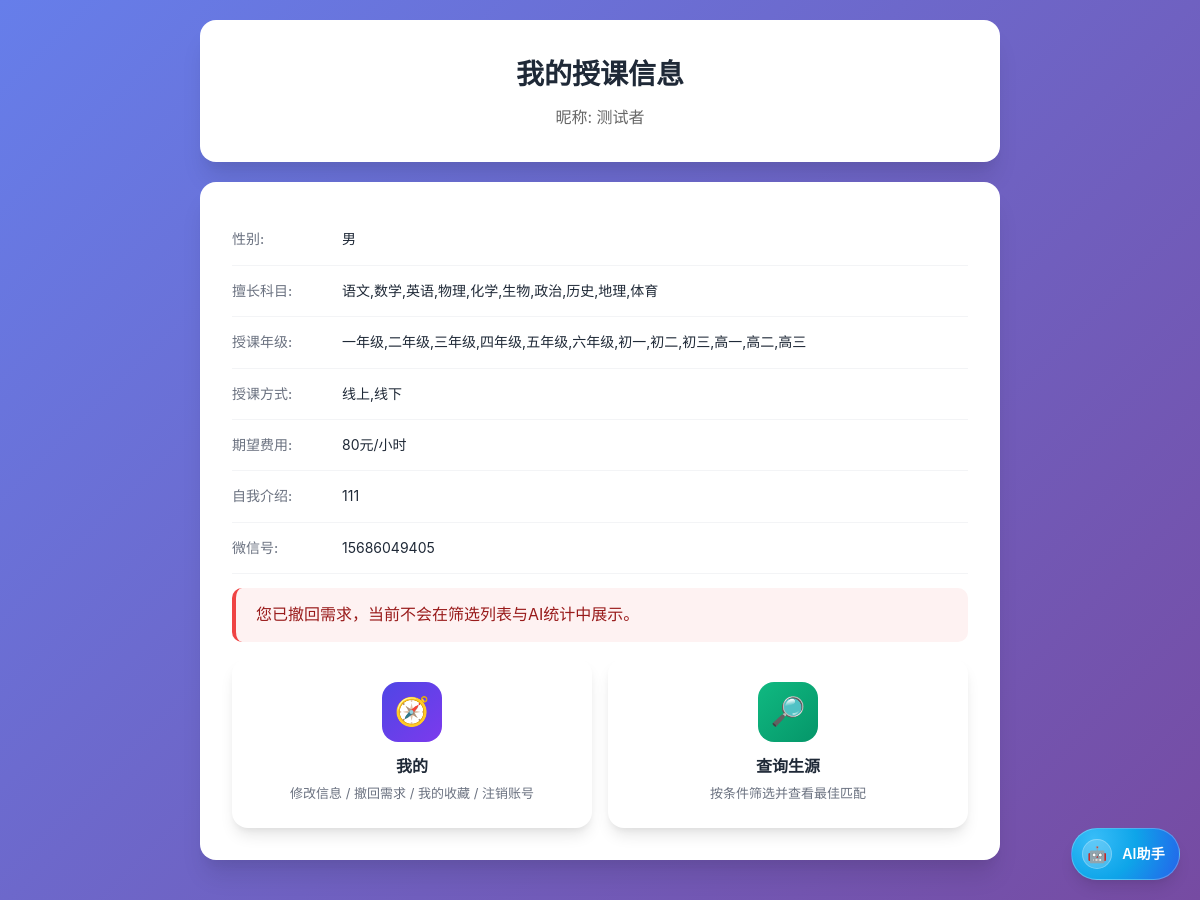
The page /tutor/home (signed in) on the database its author committed.
### models.py (models this page shows, shortened)
class User(UserMixin, db.Model):
    __tablename__ = 'users'
    id = db.Column(db.Integer, primary_key=True)
    nickname = db.Column(db.String(50), unique=True, nullable=False)
    password_hash = db.Column(db.String(255), nullable=False)
    phone = db.Column(db.String(20), nullable=False)
    email = db.Column(db.String(100), nullable=False)
    role = db.Column(db.String(20), nullable=False)
    created_at = db.Column(db.DateTime, default=datetime.now)
    updated_at = db.Column(db.DateTime, default=datetime.now, onupdate=datetime.now)
    is_active = db.Column(db.Boolean, default=True)
    tutor_info = db.relationship('TutorInfo', backref='user', uselist=False, cascade='all, delete-orphan')
    student_info = db.relationship('StudentInfo', backref='user', uselist=False, cascade='all, delete-orphan')

class TutorInfo(db.Model):
    __tablename__ = 'tutor_infos'
    id = db.Column(db.Integer, primary_key=True)
    user_id = db.Column(db.Integer, db.ForeignKey('users.id'), nullable=False)
    gender = db.Column(db.String(10), nullable=False)
    avatar_path = db.Column(db.String(255))
    subjects = db.Column(db.String(100), nullable=False)
    grades = db.Column(db.String(100), nullable=False)
    teaching_mode = db.Column(db.String(50), nullable=False)
    fee = db.Column(db.Integer, nullable=False)
    teaching_time = db.Column(db.Text)
    introduction = db.Column(db.String(50), nullable=False)
    wechat = db.Column(db.String(50))
    accept_opposite_gender = db.Column(db.Boolean, default=True)
    listing_active = db.Column(db.Boolean, default=True)
    updated_at = db.Column(db.DateTime, default=datetime.now, onupdate=datetime.now)

### app.py (the view)
@app.route('/tutor/home')
@login_required
def tutor_home():
    if current_user.role != 'tutor':
        return redirect(url_for('index'))
    tutor_info = TutorInfo.query.filter_by(user_id=current_user.id).first()
    return render_template('tutor_info.html', tutor_info=tutor_info, subjects=SUBJECTS, grades=GRADES, teaching_modes=TEACHING_MODES, weekdays=WEEKDAYS, mode='home')

### app.py (called while the page is built, shortened)
def _get_role_user_ids():
    role_user_ids = session.get(ROLE_USER_IDS_KEY)
    if not isinstance(role_user_ids, dict):
        role_user_ids = {}
        session[ROLE_USER_IDS_KEY] = role_user_ids
    return role_user_ids

def _resolve_request_role():
    endpoint = request.endpoint or ''
    neutral_tutor_views = {'tutor_reviews', 'tutor_detail'}
    if endpoint in TUTOR_ENDPOINTS:
        return 'tutor'

def _get_current_request_user():
    role = _resolve_request_role()
    if role not in {'tutor', 'student'}:
        return _AnonymousRequestUser()
    user_id = _get_role_user_ids().get(role)
    if not user_id:
        return _AnonymousRequestUser()
    user = User.query.get(int(user_id))
    if not user or not user.is_active:
        return _AnonymousRequestUser()
    return user

def login_required(view_func):
    @wraps(view_func)
    def wrapped_view(*args, **kwargs):
        user = _get_current_request_user()
        if not getattr(user, 'is_authenticated', False):
            flash('请先登录')
            return redirect(url_for('login'))
        return view_func(*args, **kwargs)
    return wrapped_view

@app.context_processor
def inject_current_user():
    return {'current_user': _get_current_request_user()}

@app.before_request
def remember_active_role():
    role = _resolve_request_role()
    if role in {'tutor', 'student'}:
        session[ACTIVE_ROLE_KEY] = role

### templates/tutor_info.html (shortened to what this page needs)
{% extends "base.html" %}
{% block content %}
<div class="card">
    <h1>{% if mode == 'home' %}我的授课信息{% else %}填写授课信息{% endif %}</h1>
    <p style="text-align: center; color: #666;">昵称: {{ current_user.nickname }}</p>
</div>
{% if mode == 'home' %}
<div class="card">
    {% if tutor_info %}
    <div class="info-row">
        <span class="info-label">性别:</span>
        <span class="info-value">{{ tutor_info.gender }}</span>
    </div>
    <div class="info-row">
        <span class="info-label">擅长科目:</span>
        <span class="info-value">{{ tutor_info.subjects }}</span>
    </div>
    <div class="info-row">
        <span class="info-label">授课年级:</span>
        <span class="info-value">{{ tutor_info.grades }}</span>
    </div>
    <div class="info-row">
        <span class="info-label">授课方式:</span>
        <span class="info-value">{{ tutor_info.teaching_mode }}</span>
    </div>
    <div class="info-row">
        <span class="info-label">期望费用:</span>
        <span class="info-value">{{ tutor_info.fee }}元/小时</span>
    </div>
    {% if tutor_info.introduction %}
    <div class="info-row">
        <span class="info-label">自我介绍:</span>
        <span class="info-value">{{ tutor_info.introduction }}</span>
    </div>
    {% endif %}
    {% if tutor_info.wechat %}
    <div class="info-row">
        <span class="info-label">微信号:</span>
        <span class="info-value">{{ tutor_info.wechat }}</span>
    </div>
    {% endif %}
    {% if tutor_info.listing_active == False %}
    <div class="flash" style="margin-top: 14px;">您已撤回需求，当前不会在筛选列表与AI统计中展示。</div>
    {% endif %}
    <div class="grid-2" style="margin-top: 16px;">
        <a href="{{ url_for('tutor_my_center') }}" class="menu-card tutor">
            <div class="menu-icon">🧭</div>
            <div class="menu-title">我的</div>
            <div class="menu-desc">修改信息 / 撤回需求 / 我的收藏 / 注销账号</div>
        </a>
        <a href="{{ url_for('search_students') }}" class="menu-card student">
            <div class="menu-icon">🔎</div>
            <div class="menu-title">查询生源</div>
            <div class="menu-desc">按条件筛选并查看最佳匹配</div>
        </a>
    </div>
    {% else %}
    <p style="text-align: center; color: #666; margin: 20px 0;">您还没有填写授课信息</p>
    <div class="btn-group">
        <a href="{{ url_for('tutor_info') }}" class="btn">添加信息</a>
    </div>
    {% endif %}
</div>
{% endif %}
{% endblock %}

### templates/base.html (style rules this page uses)
* { margin: 0; padding: 0; box-sizing: border-box; }
:root { --primary: #4F46E5; --primary-hover: #4338CA; --secondary: #10B981; --danger: #EF4444; --warning: #F59E0B; --gray-50: #F9FAFB; --gray-100: #F3F4F6; --gray-200: #E5E7EB; --gray-300: #D1D5DB; --gray-400: #9CA3AF; --gray-500: #6B7280; --gray-600: #4B5563; --gray-700: #374151; --gray-800: #1F2937; --gray-900: #111827; --shadow-sm: 0 1px 2px 0 rgba(0, 0, 0, 0.05); --shadow: 0 1px 3px 0 rgba(0, 0, 0, 0.1), 0 1px 2px 0 rgba(0, 0, 0, 0.06); --shadow-md: 0 4px 6px -1px rgba(0, 0, 0, 0.1), 0 2px 4px -1px rgba(0, 0, 0, 0.06); --shadow-lg: 0 10px 15px -3px rgba(0, 0, 0, 0.1), 0 4px 6px -2px rgba(0, 0, 0, 0.05); --shadow-xl: 0 20px 25px -5px rgba(0, 0, 0, 0.1), 0 10px 10px -5px rgba(0, 0, 0, 0.04); }
body { font-family: 'Noto Sans SC', -apple-system, BlinkMacSystemFont, 'Segoe UI', Roboto, sans-serif; background: linear-gradient(135deg, #667eea 0%, #764ba2 100%); min-height: 100vh; padding: 20px; line-height: 1.6; }
.card { background: white; border-radius: 16px; padding: 32px; margin-bottom: 20px; box-shadow: var(--shadow-xl); animation: slideUp 0.4s ease-out; }
h1 { color: var(--gray-800); margin-bottom: 8px; text-align: center; font-size: 28px; font-weight: 700; }
.flash { padding: 14px 20px; background: #FEF2F2; color: #991B1B; border-radius: 10px; margin-bottom: 16px; border-left: 4px solid var(--danger); animation: slideIn 0.3s ease; }
.info-row { display: flex; padding: 14px 0; border-bottom: 1px solid var(--gray-100); }
.info-label { width: 110px; color: var(--gray-500); font-weight: 500; font-size: 14px; flex-shrink: 0; }
.info-value { flex: 1; color: var(--gray-800); font-size: 14px; }
.menu-card { display: block; padding: 24px; background: white; border-radius: 16px; text-decoration: none; color: var(--gray-800); box-shadow: var(--shadow-lg); transition: all 0.3s ease; text-align: center; }
.menu-icon { width: 60px; height: 60px; margin: 0 auto 12px; border-radius: 16px; display: flex; align-items: center; justify-content: center; font-size: 28px; }
.menu-card.tutor .menu-icon { background: linear-gradient(135deg, #4F46E5, #7C3AED); }
.menu-card.student .menu-icon { background: linear-gradient(135deg, #10B981, #059669); }
.menu-title { font-weight: 600; font-size: 16px; margin-bottom: 4px; }
.menu-desc { font-size: 13px; color: var(--gray-500); }
.grid-2 { display: grid; grid-template-columns: repeat(2, 1fr); gap: 16px; }

### rows shown on the page
User: nickname "测试者"
TutorInfo: gender "男", subjects "语文,数学,英语,物理,化学,生物,政治,历史,地理,体育", grades "一年级,二年级,三年级,四年级,五年级,六年级,初一,初二,初三,高一,高二,高三", teaching_mode "线上,线下", fee "80", introduction "111", wechat "15686049405"
